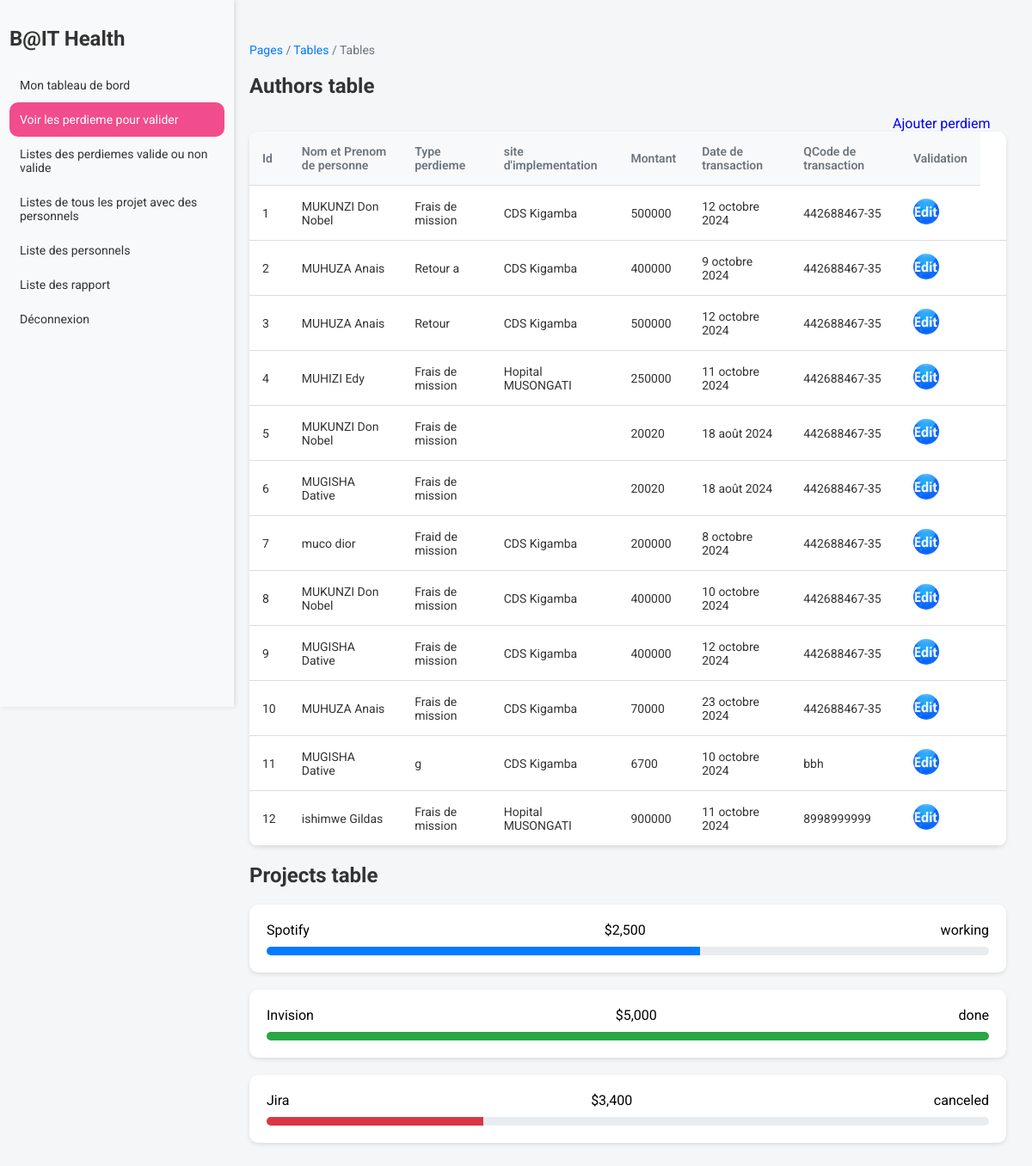
Screenshot of /perdieme/ (signed in) with the database file from the repository.
### App/models.py (models this page shows, shortened)
class Perdieme(models.Model) :
    personne_receveur=models.ForeignKey(Personnel,on_delete=models.CASCADE,null=True)
    site=models.ForeignKey(Site,on_delete=models.CASCADE,null=True)
    description= models.CharField(max_length=100,null=True)
    montant=models.IntegerField()
    date_transaction=models.DateField()
    code_transaction_numero_bordereau=models.CharField(max_length=100,null=True)

class Personnel(models.Model):
    user=models.OneToOneField(User, on_delete=models.CASCADE,related_name="personnel_user")
    nom_prenom=models.CharField(max_length=100,blank=True, null=True)
    date_naissance =models.DateField(default=datetime.now,null=True)
    genre =models.CharField(max_length=100,null=True)
    role = models.CharField(max_length=50, null=True,choices=[('Choisisez','Choisisez'),('Chef', 'Chef'), ('Responsable', 'Responsable'),('Technicien','Technicien')])
    telephone =models.CharField(max_length=100,null=True)
    address=models.CharField(max_length=100, null = True)
    date_enre=models.DateField(default=datetime.now,null=True)

class Site(models.Model):
    nom_site=models.CharField(max_length=100,null=True)
    chef_d_equipe=models.ForeignKey(Personnel,on_delete=models.CASCADE,null=True)
    finance_par=models.ForeignKey(Financement,on_delete=models.CASCADE,null=True)
    lieu=models.CharField(max_length=100,null=True)
    date_debut=models.DateField(null=True)
    date_fin=models.DateField()

### App/views.py (the view)
# urls.py: path('perdieme/', views.liste_perdieme, name='listeperdieme'),
def liste_perdieme(request):
    perdiemes = Perdieme.objects.all()
    is_technicien_or_responsable = request.user.groups.filter(name__in=['Technicien', 'Responsable']).exists()
    is_chef_or_admin = request.user.groups.filter(name__in=['Chef', 'Admin']).exists() or request.user.is_superuser
    context = {
        'perdiemes': perdiemes,
        'is_technicien_or_responsable': is_technicien_or_responsable,
        'is_chef_or_admin': is_chef_or_admin,
    }
    return render(request, 'perdieme.html', context)

### App/templates/perdieme.html (shortened to what this page needs)
{% block content %}
{% load static %}
<!DOCTYPE html>
<html lang="en">
<head>
    <link rel="stylesheet" href="{% static 'css/styl.css' %}">
</head>
<body>
    <div class="sidebar">
        <h2>B@IT Health</h2>
        <nav style="text-decoration: none;">
                <a href="{% url 'tableaubord' %}"> Mon tableau de bord</a>
                <a href="#" class="active"> Voir les perdieme pour valider</a>
                <a href="{% url 'listeperdi' %}">Listes des perdiemes valide ou non valide </a>
                <a href="{% url 'listedesprojet' %}">Listes de tous les projet avec des personnels </a>
                <a href="{% url 'liste_personnel' %}"> Liste des personnels</a>
                <a href="{% url 'listerapport' %}"> Liste des rapport</a>
                <a href="{% url 'index' %}">Déconnexion</a>
        </nav>
    </div>
    <div class="table-container">
        <div class="breadcrumb">
            <a href="#">Pages</a> / <a href="#">Tables</a> / Tables
        </div>
        <h2>Authors table</h2>
        <table class="table">
            {% if is_chef_or_admin %}
            <a href="{% url 'ajouterperdieme' %}"class="btn">Ajouter perdiem</a>
            {% endif %}
                <thead>
                    <tr>
                        <th>Id</th>
                        <th>Nom et Prenom de personne</th>
                        <th>Type perdieme</th>
                        <th>site d'implementation</th>
                        <th>Montant</th>
                        <th>Date de transaction</th>
                        <th>QCode de transaction</th>
                        {% if is_chef_or_admin %}
                        <th>Validation</th>
                        {% endif %}
                    </tr>
                </thead>
                <tbody>
                    {% for perdieme in perdiemes %}
                    <tr>
                        <td>{{ perdieme.id}}</td>
                        <td>{{ perdieme.personne_receveur.nom_prenom }}</td>
                        <td>{{ perdieme.description}}</td>
                        <td>{{perdieme.site.nom_site}}</td>
                        <td>{{ perdieme.montant}}</td>
                        <td>{{perdieme.date_transaction}}</td>
                        <td>{{perdieme.code_transaction_numero_bordereau}}</td>
                    <td>
                    {% if is_chef_or_admin %}
                    <a href="{% url 'editer' perdieme.pk %}"><img style="width: 30px;height: 30px; border-radius :50px;" src="{% static 'media/modif.png' %}" alt=""></a>
                    {% endif %}
                    <td>
                    </tr>
                    {% endfor %}
                </tbody>
        </table>
        <h2>Projects table</h2>
        <div class="card">
            <div class="project-status">
                <span>Spotify</span>
                <span>$2,500</span>
                <span>working</span>
            </div>
            <div class="progress-bar">
                <span class="working"></span>
            </div>
        </div>
        <div class="card">
            <div class="project-status">
                <span>Invision</span>
                <span>$5,000</span>
                <span>done</span>
            </div>
            <div class="progress-bar">
                <span class="done"></span>
            </div>
        </div>
        <div class="card">
            <div class="project-status">
                <span>Jira</span>
                <span>$3,400</span>
                <span>canceled</span>
            </div>
            <div class="progress-bar">
                <span class="canceled"></span>
            </div>
        </div>
    </div>
</body>
</html>
{% endblock %}

### App/static/css/styl.css (style rules this page uses)
.sidebar { background-color: #f8f9fa; width: 250px; height: 100vh; position: fixed; left: 0; top: 0; padding: 11px; box-shadow: 2px 0 5px rgba(0, 0, 0, 0.1); }
.sidebar a { display: block; color: #333; padding: 12px; text-decoration: none; font-size: 14px; transition: background-color 0.3s ease; }
.sidebar .active { background-color: #f14c8b; color: white; border-radius: 10px; }
.table-container { margin-left: 260px; padding: 30px; }
.table { width: 100%; border-collapse: collapse; background-color: #fff; border-radius: 10px; overflow: hidden; box-shadow: 0 2px 5px rgba(0, 0, 0, 0.1); }
.table thead { background-color: #f8f9fa; }
.table th, .table td { padding: 15px; text-align: left; font-size: 14px; border-bottom: 1px solid #ddd; }
.table th { color: #6c757d; font-weight: 600; }
.table td { color: #333; }
.table td img { border-radius: 50%; width: 40px; height: 40px; }
.card { background-color: #fff; border-radius: 10px; padding: 20px; box-shadow: 0 2px 5px rgba(0, 0, 0, 0.1); margin-bottom: 20px; }
.project-status { display: flex; justify-content: space-between; align-items: center; margin-bottom: 10px; }
.progress-bar { width: 100%; height: 10px; border-radius: 5px; background-color: #e9ecef; overflow: hidden; }
.progress-bar span { display: block; height: 100%; }
.progress-bar span.working { width: 60%; background-color: #007bff; }
.progress-bar span.done { width: 100%; background-color: #28a745; }
.progress-bar span.canceled { width: 30%; background-color: #dc3545; }
body { font-family: 'Roboto', sans-serif; background-color: #f4f6f8; margin: 0; padding: 0; }
h2 { font-size: 24px; color: #333; margin-bottom: 20px; }
.breadcrumb { margin-bottom: 20px; font-size: 14px; color: #6c757d; }
.breadcrumb a { color: #007bff; text-decoration: none; }
.table-container { margin-top: 20px; }
.btn { margin-left: 85%;text-decoration: none; }

### rows the page displays
Perdieme: id "1", personne_receveur.nom_prenom "MUKUNZI Don Nobel", description "Frais de mission", site.nom_site "CDS Kigamba", montant "500000", date_transaction "12 octobre 2024", code_transaction_numero_bordereau "442688467-35"
Perdieme: id "2", personne_receveur.nom_prenom "MUHUZA Anais", description "Retour a", site.nom_site "CDS Kigamba", montant "400000", date_transaction "9 octobre 2024", code_transaction_numero_bordereau "442688467-35"
Perdieme: id "3", personne_receveur.nom_prenom "MUHUZA Anais", description "Retour", site.nom_site "CDS Kigamba", montant "500000", date_transaction "12 octobre 2024", code_transaction_numero_bordereau "442688467-35"
Perdieme: id "4", personne_receveur.nom_prenom "MUHIZI Edy", description "Frais de mission", site.nom_site "Hopital MUSONGATI", montant "250000", date_transaction "11 octobre 2024", code_transaction_numero_bordereau "442688467-35"
Perdieme: id "5", personne_receveur.nom_prenom "MUKUNZI Don Nobel", description "Frais de mission", montant "20020", date_transaction "18 août 2024", code_transaction_numero_bordereau "442688467-35"
Perdieme: id "6", personne_receveur.nom_prenom "MUGISHA Dative", description "Frais de mission", montant "20020", date_transaction "18 août 2024", code_transaction_numero_bordereau "442688467-35"
Perdieme: id "7", personne_receveur.nom_prenom "muco dior", description "Fraid de mission", site.nom_site "CDS Kigamba", montant "200000", date_transaction "8 octobre 2024", code_transaction_numero_bordereau "442688467-35"
Perdieme: id "8", personne_receveur.nom_prenom "MUKUNZI Don Nobel", description "Frais de mission", site.nom_site "CDS Kigamba", montant "400000", date_transaction "10 octobre 2024", code_transaction_numero_bordereau "442688467-35"
Perdieme: id "9", personne_receveur.nom_prenom "MUGISHA Dative", description "Frais de mission", site.nom_site "CDS Kigamba", montant "400000", date_transaction "12 octobre 2024", code_transaction_numero_bordereau "442688467-35"
Perdieme: id "10", personne_receveur.nom_prenom "MUHUZA Anais", description "Frais de mission", site.nom_site "CDS Kigamba", montant "70000", date_transaction "23 octobre 2024", code_transaction_numero_bordereau "442688467-35"
Perdieme: id "11", personne_receveur.nom_prenom "MUGISHA Dative", description "g", site.nom_site "CDS Kigamba", montant "6700", date_transaction "10 octobre 2024", code_transaction_numero_bordereau "bbh"
Perdieme: id "12", personne_receveur.nom_prenom "ishimwe Gildas", description "Frais de mission", site.nom_site "Hopital MUSONGATI", montant "900000", date_transaction "11 octobre 2024", code_transaction_numero_bordereau "8998999999"
